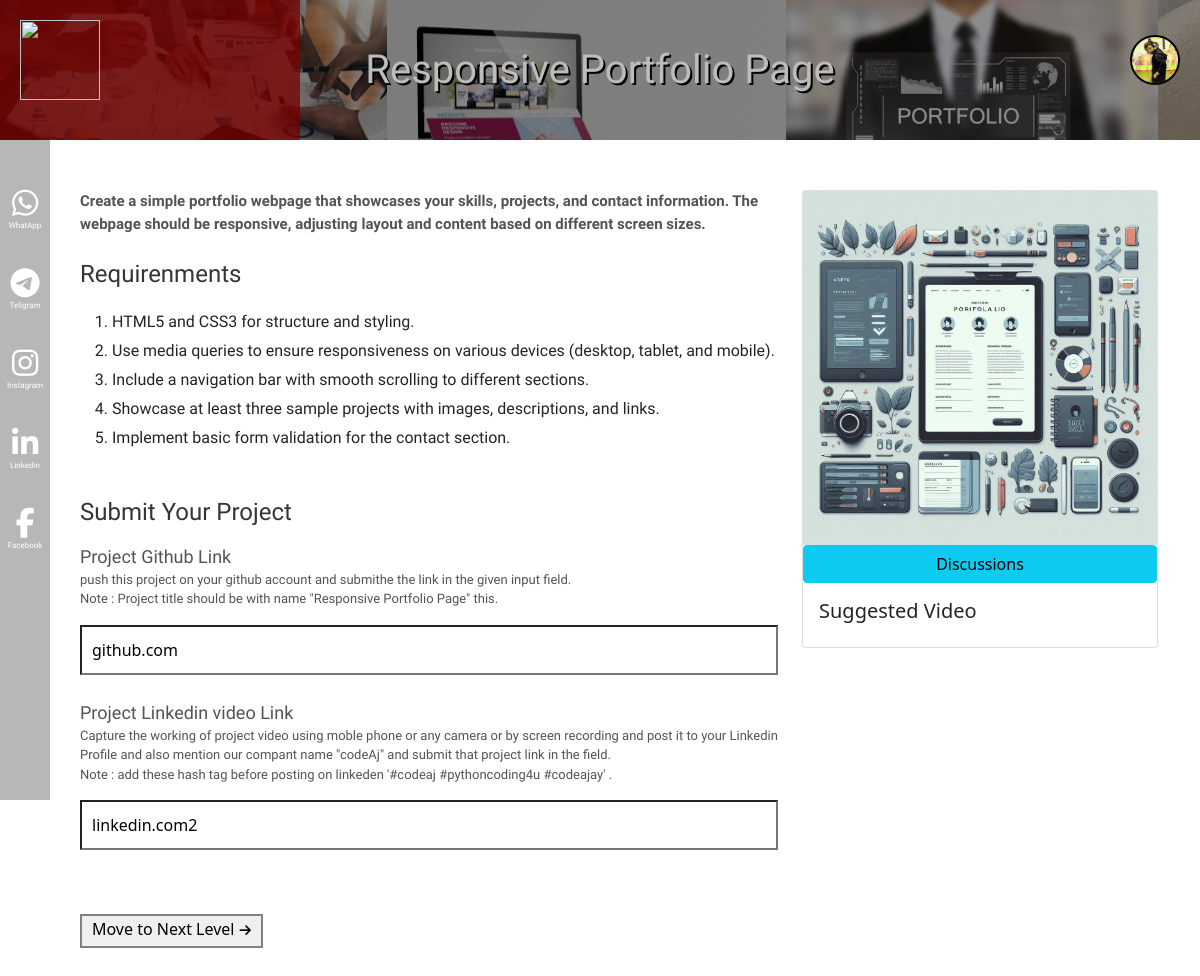
Before: /level-one/ (signed in) with the older database file.
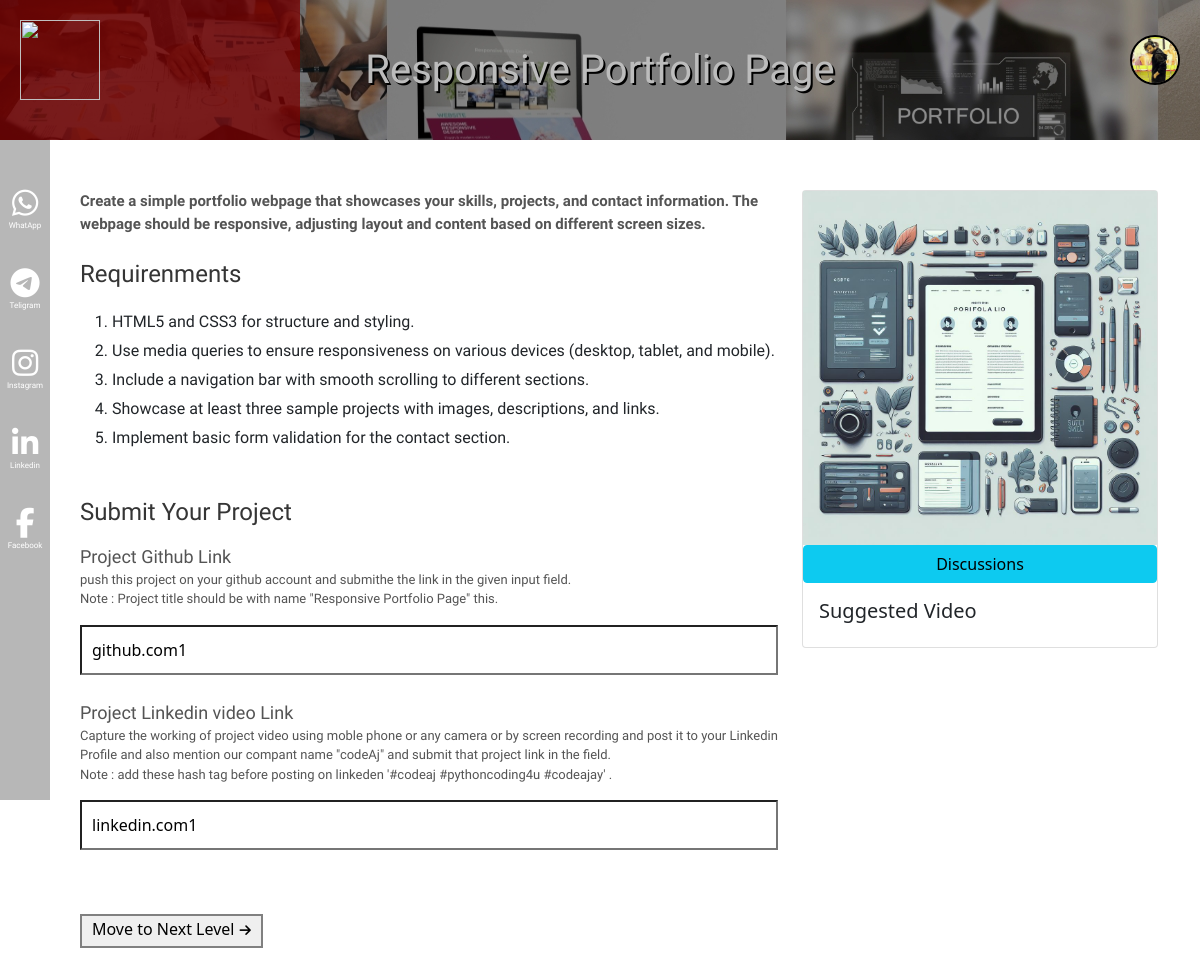
After: the same page with the newer database file.
### accounts/models.py (models this page shows)
class AssignmentSubmit(models.Model):
    student = models.ForeignKey(Student, on_delete=models.SET_NULL, null=True, blank=True, unique=True)
    Assignment1_github_Link = models.TextField(null=True, blank=True)
    Assignment1_linkedin_link = models.TextField(null=True, blank=True)
    Assignment2_github_Link = models.TextField(null=True, blank=True)
    Assignment2_linkedin_link = models.TextField(null=True, blank=True)
    Assignment3_github_Link = models.TextField(null=True, blank=True)
    Assignment3_linkedin_link = models.TextField(null=True, blank=True)

### accounts/views.py (the view, shortened to what this page needs)
# urls.py: path('level-one/', views.level_one, name='level1'),
@login_required(login_url='/')
def level_one(request):
    student = request.user
    try:
        submitted_data = AssignmentSubmit.objects.get(student=student)
        return render(request, 'level1.html',{"sdata": submitted_data})
    except:
        return render(request, 'level1.html')

### accounts/models.py (called while the page is built)
    def __str__(self):
        return self.domain_name

### templates/level1.html (shortened to what this page needs)
{% extends 'login.html' %}
{% load static %}
{% block content %}
</head>
<section class="support">
    <div class="iconn">
        <br><br><br><br><br><br><br>
        <i class="fa-brands fa-whatsapp"></i>
        <p>WhatApp</p>
        <i class="fa-brands fa-telegram"></i>
        <p>Teligram</p>
        <i class="fa-brands fa-instagram"></i>
        <p>Instagram</p>
        <i class="fa-brands fa-linkedin-in"></i>
        <p>Linkedin</p>
        <i class="fa-brands fa-facebook-f"></i>
        <p>Facebook</p>
    </div>
</section>
<section class="levelhead" id="navbar">
    <div class="levelpercent">
        <div class="container">
            <div class="text">
                <h1 class="maintext">{{user.assignment1.assignment_question}}</h1>
            </div>
        </div>
    </div>
</section>
<div class="container topp">
    <div class="row">
        <div class="col-md-12 col-sm-12 col-lg-8 " style="padding-left: 50px;">
            <p class="pdec" ><b>
                {{user.assignment1.assignment_description}}
            </b></p>
            <h4 class="req">Requirenments</h4>
            <p>
                {{user.assignment1.assignment_requirements | safe}}
            </p>
            <div class="form-submit mt-5">
            <form method="post">
                <h4 class="mb-3 req">Submit Your Project</h4>
                <p style="font-weight: 300; font-size: 13px;" >
                  <b  style="font-size: 18px;"  class="mb-2">Project Github Link </b>
               <br>
                    push this project on your github account and submithe the link in the given input field.<br>
                    <b>Note : </b> Project title should be with name "{{user.assignment1.assignment_question}}" this.
                </p>
                <input value="{{sdata.Assignment1_github_Link}}" type="text" name="git" class="mb-4" placeholder="Project Git Link" required>
                <p style="font-weight: 300; font-size: 13px;">
                    <b style="font-size: 18px;" class="mb-2">Project Linkedin video Link </b>
                 <br>
                      Capture the working of project video using moble phone or any camera or by screen recording and post it to your Linkedin Profile and also mention our compant name "codeAj" and submit that project link in the field.<br>
                      <b>Note : </b> add these hash tag before posting on linkeden '#codeaj #pythoncoding4u #codeajay' .
                  </p>
                <input value="{{sdata.Assignment1_linkedin_link}}" type="text" name="linkedin" class="mb-5"  placeholder="Project video Linkedin Link" required>
                <div class="mt-3" style="height: 100px;">
                    <button type="submit" class="mb-3 submit-button" >
                        Move to Next Level
                        <i class="fa-solid fa-arrow-right"></i>
                    </button>
                </div>
            </form>
        </div>
        </div>
        <div class="col-md-12 col-sm-12 col-lg-4">
            <div class="card" id="card">
                <img id="cardimage" src="{{user.assignment1.assignment_banner.url}}" alt="" class="img-flui">
                <a href="/discussions/{{user.assignment1.slug}}" class="btn btn-info">Discussions</a>
                <h5 class="p-3">
                    Suggested Video
                </h5>
            </div>
        </div>
    </div>
</div>
<br><br><br>
{% endblock %}

Changed rows visible on the page:
changed AssignmentSubmit: git "github.com" → "github.com1"; linkedin "linkedin.com2" → "linkedin.com1"
